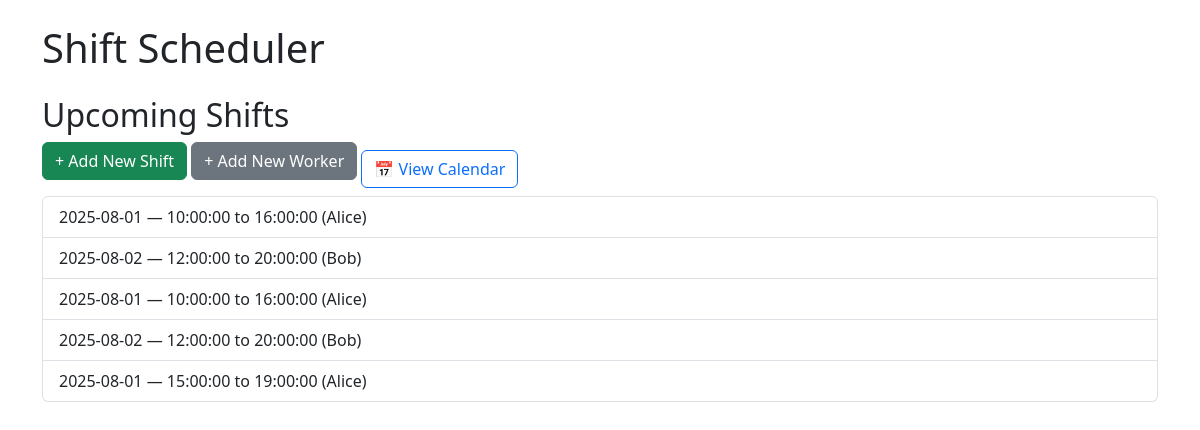
Before: / with the older database file.
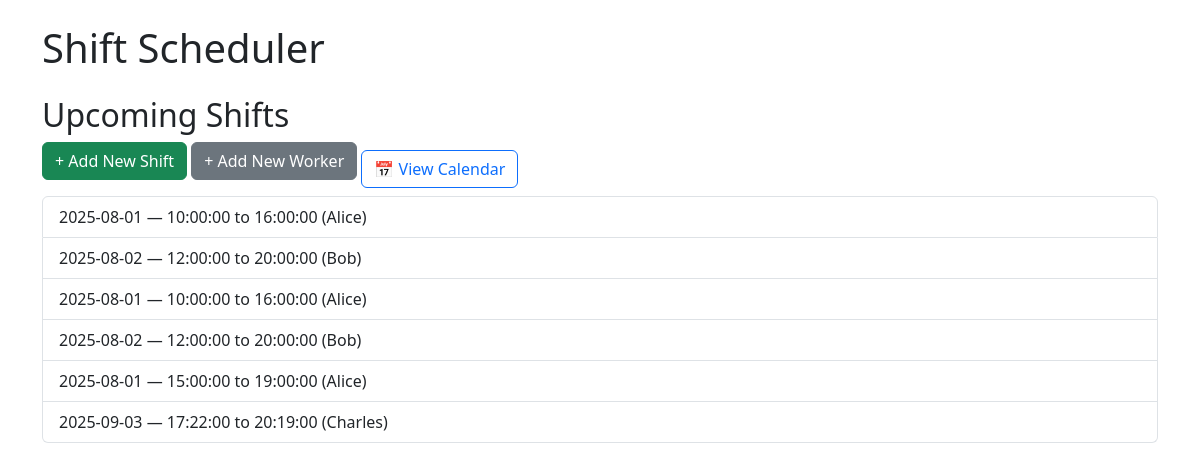
After: the same page with the newer database file.
### app.py (models this page shows)
class Shift(db.Model):
    id = db.Column(db.Integer, primary_key=True)
    date = db.Column(db.Date, nullable=False)
    start_time = db.Column(db.Time, nullable=False)
    end_time = db.Column(db.Time, nullable=False)
    worker_id = db.Column(db.Integer, db.ForeignKey('worker.id'), nullable=False)
    worker = db.relationship('Worker', backref='shifts')

class Worker(db.Model):
    id = db.Column(db.Integer, primary_key=True)
    name = db.Column(db.String(50))

### app.py (the view)
@app.route('/')
def show_schedule():
    shifts = Shift.query.all()
    print("Shifts found:", shifts)  # DEBUG LINE
    return render_template('schedule.html', shifts=shifts)

### templates/schedule.html
{% extends "base.html" %}
{% block content %}
  <h2>Upcoming Shifts</h2>
  <a href="{{ url_for('add_shift') }}" class="btn btn-success mb-3">+ Add New Shift</a>
  <a href="{{ url_for('add_worker') }}" class="btn btn-secondary mb-3">+ Add New Worker</a>
  <a href="{{ url_for('calendar_view') }}" class="btn btn-outline-primary">📅 View Calendar</a>
  <ul class="list-group">
    {% for shift in shifts %}
      <li class="list-group-item">
        {{ shift.date }} — {{ shift.start_time }} to {{ shift.end_time }}
        ({{ shift.worker.name }})
      </li>
    {% else %}
      <li class="list-group-item">No shifts scheduled.</li>
    {% endfor %}
  </ul>
{% endblock %}

### templates/base.html (shortened to what this page needs)
<!DOCTYPE html>
<html lang="en">
<head>
    <link rel="stylesheet" href="https://cdn.jsdelivr.net/npm/bootstrap@5.3.0/dist/css/bootstrap.min.css">
</head>
<body class="p-4">
    <div class="container">
        <h1 class="mb-4">Shift Scheduler</h1>
        {% block content %}{% endblock %}
    </div>
</body>
</html>

Changed rows visible on the page:
added Shift: date "2025-09-03", start_time "17:22:00", end_time "20:19:00", worker.name "Charles"
